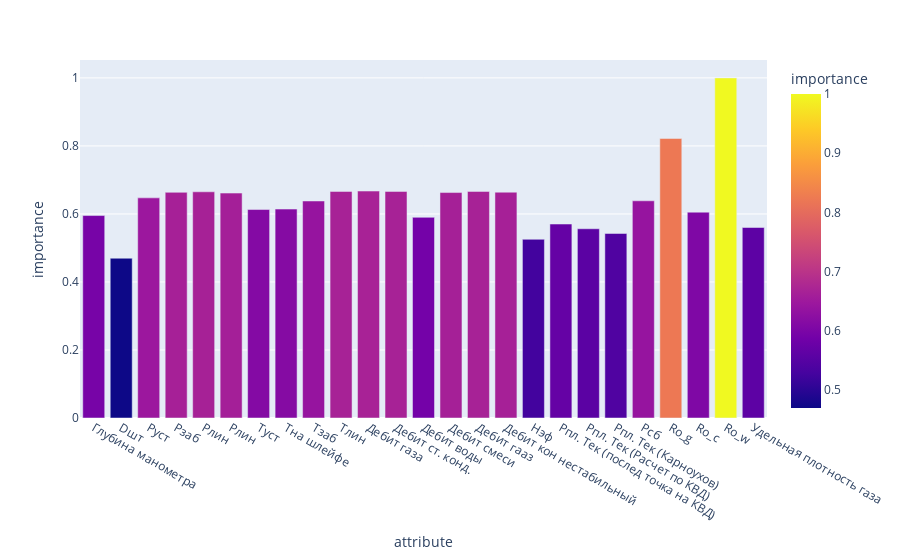

The notebook cell this image was saved under:
### Code cell
base_dir = "../graphics/"
fig = px.bar(importance_df, x='attribute', y='importance', color='importance')
fig.show()
fig.write_image(base_dir + "attribute_importance_lab1.pdf")

### Figure 1 — Plotly figure (JSON) as saved in the notebook; plotly's stock layout.template omitted (floating-point values rounded to 4 significant figures)
{"data": [{"alignmentgroup": "True", "hovertemplate": "attribute=%{x}<br>importance=%{marker.color}<extra></extra>", "legendgroup": "", "marker": {"color": [0.5953, 0.4698, 0.6473, 0.6636, 0.6651, 0.6613, 0.613, 0.6142, 0.6381, 0.6662, 0.6673, 0.6662, 0.59, 0.6629, 0.6662, 0.664, 0.5255, 0.5703, 0.5564, 0.5426, 0.6386, 0.822, 0.6052, 1.0, 0.5601], "coloraxis": "coloraxis", "pattern": {"shape": ""}}, "name": "", "offsetgroup": "", "orientation": "v", "showlegend": false, "textposition": "auto", "type": "bar", "x": ["Глубина манометра", "Dшт", "Руст", "Рзаб", "Pлин", "Рлин", "Туст", "Тна шлейфе", "Тзаб", "Tлин", "Дебит газа", "Дебит ст. конд.", "Дебит воды", "Дебит смеси", "Дебит гааз", "Дебит кон нестабильный", "Нэф", "Рпл. Тек (послед точка на КВД)", "Рпл. Тек (Расчет по КВД)", "Рпл. Тек (Карноухов)", "Pсб", "Ro_g", "Ro_c", "Ro_w", "Удельная плотность газа "], "xaxis": "x", "y": [0.5953, 0.4698, 0.6473, 0.6636, 0.6651, 0.6613, 0.613, 0.6142, 0.6381, 0.6662, 0.6673, 0.6662, 0.59, 0.6629, 0.6662, 0.664, 0.5255, 0.5703, 0.5564, 0.5426, 0.6386, 0.822, 0.6052, 1.0, 0.5601], "yaxis": "y"}], "layout": {"barmode": "relative", "coloraxis": {"colorbar": {"title": {"text": "importance"}}, "colorscale": [[0.0, "#0d0887"], [0.1111, "#46039f"], [0.2222, "#7201a8"], [0.3333, "#9c179e"], [0.4444, "#bd3786"], [0.5556, "#d8576b"], [0.6667, "#ed7953"], [0.7778, "#fb9f3a"], [0.8889, "#fdca26"], [1.0, "#f0f921"]]}, "legend": {"tracegroupgap": 0}, "margin": {"t": 60}, "xaxis": {"anchor": "y", "domain": [0.0, 1.0], "title": {"text": "attribute"}}, "yaxis": {"anchor": "x", "domain": [0.0, 1.0], "title": {"text": "importance"}}}}
